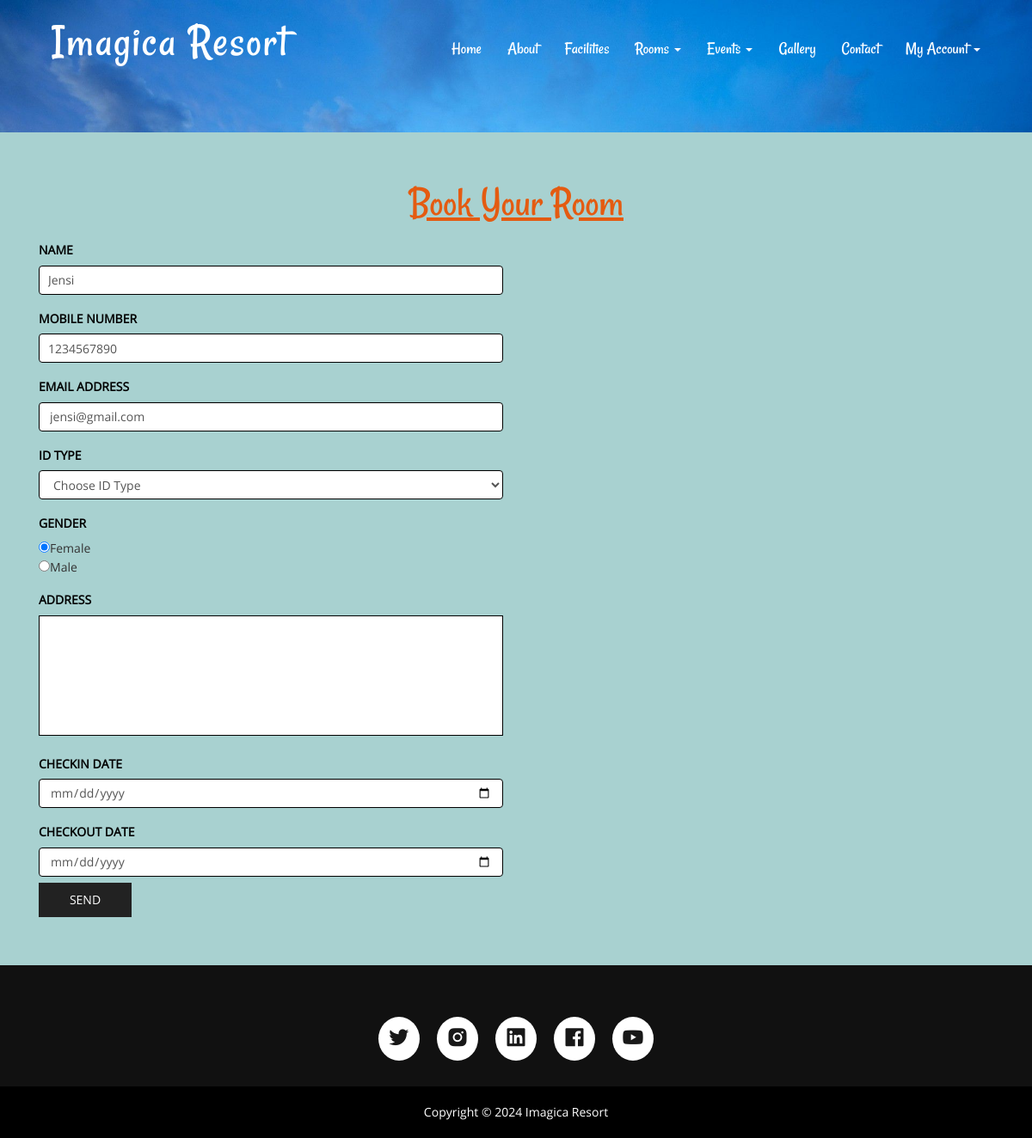
Page /book-room.php (signed in) on the committed database.
### tables this page shows
CREATE TABLE `tbluser` (
  `ID` int(10) NOT NULL,
  `FullName` varchar(200) DEFAULT NULL,
  `MobileNumber` bigint(10) DEFAULT NULL,
  `Email` varchar(120) DEFAULT NULL,
  `Password` varchar(120) DEFAULT NULL,
  `RegDate` timestamp NULL DEFAULT current_timestamp()
);

### book-room.php (the view, shortened to what this page needs)
<?php
include('includes/dbconnection.php');
if (strlen($_SESSION['hbmsuid']==0)) {
  header('location:logout.php');
  } else{
?>
<!DOCTYPE HTML>
<html>
<head>
<link href="css/bootstrap.css" rel="stylesheet" type="text/css" media="all">
<link href="css/style.css" rel="stylesheet" type="text/css" media="all" />
</head>
<body>
			<div class="header head-top">
				<div class="container">
			<?php include_once('includes/header.php');?>
		</div>
</div>
			<div class="content">
				<div class="contact">
				<div class="container">
					<h2>Book Your Room</h2>
				<div class="contact-grids">
						<div class="col-md-6 contact-right">
							<form method="post">
								<?php
$uid=$_SESSION['hbmsuid'];
$sql="SELECT * from  tbluser where ID=:uid";
$query = $dbh -> prepare($sql);
$query->bindParam(':uid',$uid,PDO::PARAM_STR);
$query->execute();
$results=$query->fetchAll(PDO::FETCH_OBJ);
$cnt=1;
if($query->rowCount() > 0)
{
foreach($results as $row)
{               ?>
								<h5>Name</h5>
								<input type="text"  value="<?php  echo $row->FullName;?>" name="name" class="form-control" required="true" readonly="true">
								<h5>Mobile Number</h5>
								<input type="text" name="phone" class="form-control" required="true" maxlength="10" pattern="[0-9]+" value="<?php  echo $row->MobileNumber;?>" readonly="true">
								<h5>Email Address</h5>
								<input  type="email" value="<?php  echo $row->Email;?>" class="form-control" name="email" required="true" readonly="true"><?php $cnt=$cnt+1;}} ?>
								<h5>ID Type</h5>
								<select  type="text" value="" class="form-control" name="idtype" required="true" class="form-control">
									<option value="">Choose ID Type</option>
									</select>
								<h5>Gender</h5>
								 <p style="text-align: left;"> <input type="radio"  name="gender" id="gender" value="Female" checked="true">Female</p>
                                 <p style="text-align: left;"> <input type="radio" name="gender" id="gender" value="Male">Male</p>
								<h5>Address</h5>
								 <textarea type="text" rows="10" name="address" required="true"></textarea>
								 <h5>Checkin Date</h5>
								<input  type="date" value="" class="form-control" name="checkindate" required="true">
								<h5>Checkout Date</h5>
								<input  type="date" value="" class="form-control" name="checkoutdate" required="true">
								 <input type="submit" value="send" name="submit">
						 	 </form>
						</div>
						<div class="clearfix"></div>
					</div>
				</div>
			</div>
		</div>
			<?php include_once('includes/footer.php');?>
</html><?php }  ?>

### css/style.css (style rules this page uses)
h1,h2,h3,h4,h5,h6 { padding:0 0; margin:0 0; }
p { padding:0 0; margin:0 0; }
body { padding:0 0; margin:0 0; font-family: 'OpenSans-Regular' }
.header { background:url(../images/b1.jpg) no-repeat 0px 0px; background-size:cover; -webkit-background-size: cover; -moz-background-size: cover; -o-background-size: cover; -ms-background-size: cover; min-height:764px; padding-bottom: 4em; }
.head-top { min-height: 115px !important; }
.contact { background-color: #a8d1d0; padding: 4em 0; }
.contact h2 { font-size: 3.5em; text-decoration: underline; text-transform: capitalize; font-family: 'Rancho-Regular'; color: #e45b11; text-align:center; }
.contact-right h5 { margin-top: 10px; font-size:1em; text-transform: uppercase; font-weight: bolder; padding: 10px 0; color: black; }
.contact-right input[type="text"] { width: 100%; padding: 10px 10px; font-size: 1em; outline: none; border: 1px solid #000; }
.contact-right textarea { width: 100%; padding: 10px 10px; font-size: 1em; height: 10em; resize: none; outline: none; border: 1px solid #000; }
.contact-right input[type="submit"] { width: 20%; font-size: 1em; text-transform: uppercase; background: #222; border: none; outline: none; margin-top: 0.5em; color: #fff; font-weight: 500; padding: 10px 0; }
@media (max-width:1440px) { .header { min-height: 679px; } }
@media (max-width:1366px) { .header { min-height: 652px; } }
@media (max-width:1280px) { .header { min-height: 602px; } }

### rows in the picture
tbluser: name "Jensi", phone "1234567890", email "jensi@gmail.com"
